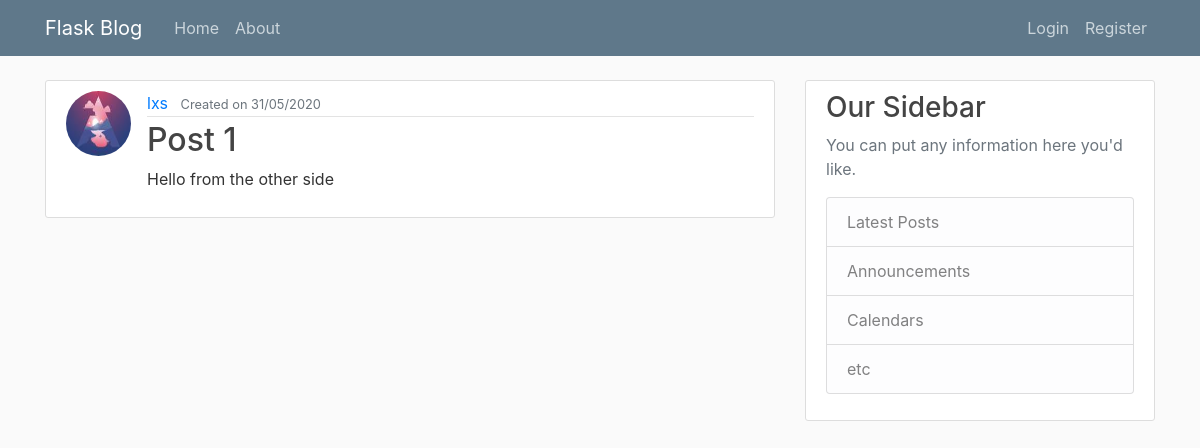
/post/1, run on the app's committed database.
### app/models.py (models this page shows, shortened)
class User(db.Model, UserMixin):
    id = db.Column(db.Integer, primary_key=True)
    username = db.Column(db.String(20), unique=True, nullable=False)
    email = db.Column(db.String(50), unique=True, nullable=False)
    image_file = db.Column(db.String(20), nullable=False, default="default.jpg")
    password = db.Column(db.String(60), nullable=False)
    posts = db.relationship("Post", backref="author", lazy=True)

class Post(db.Model):
    id = db.Column(db.Integer, primary_key=True)
    title = db.Column(db.String(100), nullable=False)
    date_posted = db.Column(db.DateTime, nullable=False, default=datetime.utcnow)
    content = db.Column(db.Text, nullable=False)
    user_id = db.Column(db.Integer, db.ForeignKey("user.id"), nullable=False)

### app/routes.py (the view)
@app.route("/post/<int:post_id>")
def post(post_id):
    post = Post.query.get_or_404(post_id)
    return render_template("post.html", title=post.title, post=post)

### app/templates/post.html (shortened to what this page needs)
{%extends "base.html"%}
{%block content%}
<article class="media content-section">
    <img class="rounded-circle article-img"
        src="{{url_for('static',filename='/profile_pics/'+post.author.image_file)}}">
    <div class="media-body">
        <div class="article-metadata">
            <a class="mr-2" href="{{url_for('user_posts',username=post.author.username)}}">{{ post.author.username }}</a>
            <small class="text-muted">Created on {{ post.date_posted.strftime("%d/%m/%Y") }}</small>
        </div>
        <h2 class="article-title"><a class="article-title"
                href="{{url_for('post',post_id=post.id)}}">{{ post.title }}</a></h2>
        <p class="article-content text-justify">{{ post.content }}</p>
    </div>
</article>
{%endblock%}

### app/static/main.css (style rules this page uses)
body { background: #fafafa; color: #333333; margin-top: 5rem; }
h1, h2, h3, h4, h5, h6 { color: #444444; }
.content-section { background: #ffffff; padding: 10px 20px; border: 1px solid #dddddd; border-radius: 3px; margin-bottom: 20px; }
.article-title { color: #444444; }
.article-content { white-space: pre-line; }
.article-img { height: 65px; width: 65px; margin-right: 16px; }
.article-metadata { padding-bottom: 1px; margin-bottom: 4px; border-bottom: 1px solid #e3e3e3; }

### data on the page
User: image_file (picture), author.username "lxs"
Post: date_posted "31/05/2020", title "Post 1", content "Hello from the other side"
